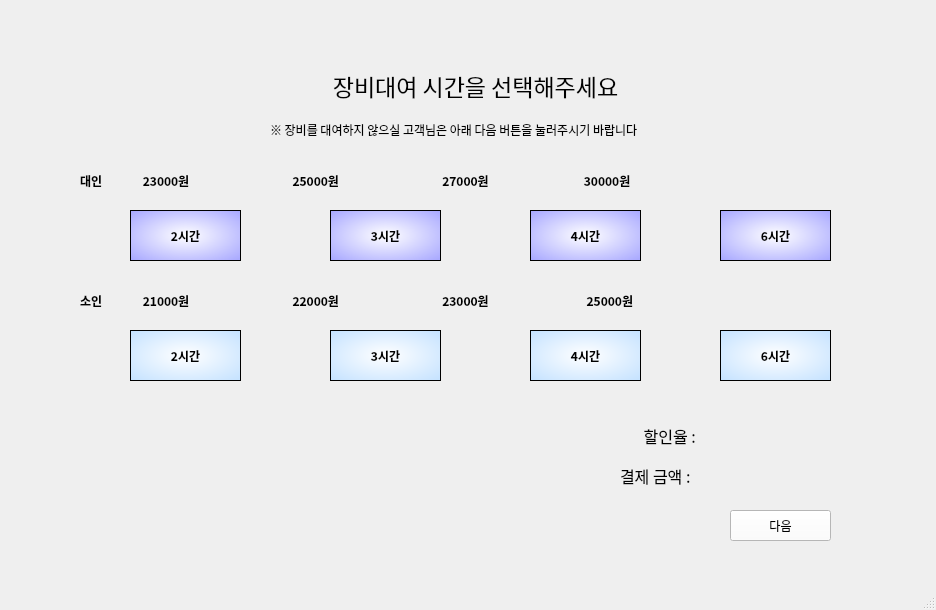
<?xml version="1.0" encoding="UTF-8"?>
<ui version="4.0">
 <class>MainWindow</class>
 <widget class="QMainWindow" name="MainWindow">
  <property name="geometry">
   <rect>
    <x>0</x>
    <y>0</y>
    <width>936</width>
    <height>610</height>
   </rect>
  </property>
  <property name="minimumSize">
   <size>
    <width>936</width>
    <height>610</height>
   </size>
  </property>
  <property name="maximumSize">
   <size>
    <width>936</width>
    <height>610</height>
   </size>
  </property>
  <property name="font">
   <font>
    <family>맑은 고딕</family>
    <stylestrategy>PreferDefault</stylestrategy>
   </font>
  </property>
  <property name="windowTitle">
   <string>현장 발권기</string>
  </property>
  <widget class="QWidget" name="centralwidget">
   <widget class="QLabel" name="label_2">
    <property name="geometry">
     <rect>
      <x>270</x>
      <y>120</y>
      <width>531</width>
      <height>20</height>
     </rect>
    </property>
    <property name="text">
     <string>※ 장비를 대여하지 않으실 고객님은 아래 다음 버튼을 눌러주시기 바랍니다</string>
    </property>
   </widget>
   <widget class="QPushButton" name="btn_rent2">
    <property name="geometry">
     <rect>
      <x>130</x>
      <y>210</y>
      <width>111</width>
      <height>51</height>
     </rect>
    </property>
    <property name="font">
     <font>
      <family>맑은 고딕</family>
      <weight>75</weight>
      <bold>true</bold>
     </font>
    </property>
    <property name="styleSheet">
     <string notr="true">QPushButton{
background-color: qradialgradient(spread:pad, cx:0.5, cy:0.5, radius:2, fx:0.500244, fy:0.5, stop:0 rgba(255, 255, 255, 255), stop:1 rgba(0, 0, 255, 255));
border : 1px solid;
}
QPushButton:hover {
background-color: qradialgradient(spread:pad, cx:0.5, cy:0.5, radius:2, fx:0.500244, fy:0.5, stop:0 rgba(255, 255, 255, 255), stop:1 rgba(255, 85, 0, 255));
}</string>
    </property>
    <property name="text">
     <string>2시간</string>
    </property>
   </widget>
   <widget class="QPushButton" name="btn_rent3">
    <property name="geometry">
     <rect>
      <x>330</x>
      <y>210</y>
      <width>111</width>
      <height>51</height>
     </rect>
    </property>
    <property name="font">
     <font>
      <family>맑은 고딕</family>
      <weight>75</weight>
      <bold>true</bold>
     </font>
    </property>
    <property name="styleSheet">
     <string notr="true">QPushButton{
background-color: qradialgradient(spread:pad, cx:0.5, cy:0.5, radius:2, fx:0.500244, fy:0.5, stop:0 rgba(255, 255, 255, 255), stop:1 rgba(0, 0, 255, 255));
border : 1px solid;
}</string>
    </property>
    <property name="text">
     <string>3시간</string>
    </property>
   </widget>
   <widget class="QPushButton" name="btn_rent4">
    <property name="geometry">
     <rect>
      <x>530</x>
      <y>210</y>
      <width>111</width>
      <height>51</height>
     </rect>
    </property>
    <property name="font">
     <font>
      <family>맑은 고딕</family>
      <weight>75</weight>
      <bold>true</bold>
     </font>
    </property>
    <property name="styleSheet">
     <string notr="true">QPushButton{
background-color: qradialgradient(spread:pad, cx:0.5, cy:0.5, radius:2, fx:0.500244, fy:0.5, stop:0 rgba(255, 255, 255, 255), stop:1 rgba(0, 0, 255, 255));
border : 1px solid;
}</string>
    </property>
    <property name="text">
     <string>4시간</string>
    </property>
   </widget>
   <widget class="QPushButton" name="btn_rent6">
    <property name="geometry">
     <rect>
      <x>720</x>
      <y>210</y>
      <width>111</width>
      <height>51</height>
     </rect>
    </property>
    <property name="font">
     <font>
      <family>맑은 고딕</family>
      <weight>75</weight>
      <bold>true</bold>
     </font>
    </property>
    <property name="styleSheet">
     <string notr="true">QPushButton{
background-color: qradialgradient(spread:pad, cx:0.5, cy:0.5, radius:2, fx:0.500244, fy:0.5, stop:0 rgba(255, 255, 255, 255), stop:1 rgba(0, 0, 255, 255));
border : 1px solid;
}</string>
    </property>
    <property name="text">
     <string>6시간</string>
    </property>
   </widget>
   <widget class="QPushButton" name="btn_rents2">
    <property name="geometry">
     <rect>
      <x>130</x>
      <y>330</y>
      <width>111</width>
      <height>51</height>
     </rect>
    </property>
    <property name="font">
     <font>
      <family>맑은 고딕</family>
      <weight>75</weight>
      <bold>true</bold>
     </font>
    </property>
    <property name="styleSheet">
     <string notr="true">QPushButton{
background-color: qradialgradient(spread:pad, cx:0.5, cy:0.5, radius:2, fx:0.500244, fy:0.5, stop:0 rgba(255, 255, 255, 255), stop:1 rgba(85, 170, 255, 255));
border : 1px solid;
}</string>
    </property>
    <property name="text">
     <string>2시간</string>
    </property>
   </widget>
   <widget class="QPushButton" name="btn_rents3">
    <property name="geometry">
     <rect>
      <x>330</x>
      <y>330</y>
      <width>111</width>
      <height>51</height>
     </rect>
    </property>
    <property name="font">
     <font>
      <family>맑은 고딕</family>
      <weight>75</weight>
      <bold>true</bold>
     </font>
    </property>
    <property name="styleSheet">
     <string notr="true">QPushButton{
background-color: qradialgradient(spread:pad, cx:0.5, cy:0.5, radius:2, fx:0.500244, fy:0.5, stop:0 rgba(255, 255, 255, 255), stop:1 rgba(85, 170, 255, 255));
border : 1px solid;
}</string>
    </property>
    <property name="text">
     <string>3시간</string>
    </property>
   </widget>
   <widget class="QPushButton" name="btn_rents4">
    <property name="geometry">
     <rect>
      <x>530</x>
      <y>330</y>
      <width>111</width>
      <height>51</height>
     </rect>
    </property>
    <property name="font">
     <font>
      <family>맑은 고딕</family>
      <weight>75</weight>
      <bold>true</bold>
     </font>
    </property>
    <property name="styleSheet">
     <string notr="true">QPushButton{
background-color: qradialgradient(spread:pad, cx:0.5, cy:0.5, radius:2, fx:0.500244, fy:0.5, stop:0 rgba(255, 255, 255, 255), stop:1 rgba(85, 170, 255, 255));
border : 1px solid;
}</string>
    </property>
    <property name="text">
     <string>4시간</string>
    </property>
   </widget>
   <widget class="QPushButton" name="btn_rents6">
    <property name="geometry">
     <rect>
      <x>720</x>
      <y>330</y>
      <width>111</width>
      <height>51</height>
     </rect>
    </property>
    <property name="font">
     <font>
      <family>맑은 고딕</family>
      <weight>75</weight>
      <bold>true</bold>
     </font>
    </property>
    <property name="styleSheet">
     <string notr="true">QPushButton{
background-color: qradialgradient(spread:pad, cx:0.5, cy:0.5, radius:2, fx:0.500244, fy:0.5, stop:0 rgba(255, 255, 255, 255), stop:1 rgba(85, 170, 255, 255));
border : 1px solid;
}</string>
    </property>
    <property name="text">
     <string>6시간</string>
    </property>
   </widget>
   <widget class="QPushButton" name="btn_next">
    <property name="geometry">
     <rect>
      <x>730</x>
      <y>510</y>
      <width>101</width>
      <height>31</height>
     </rect>
    </property>
    <property name="font">
     <font>
      <family>맑은 고딕</family>
     </font>
    </property>
    <property name="styleSheet">
     <string notr="true">background-color: rgb(255, 255, 255);</string>
    </property>
    <property name="text">
     <string>다음</string>
    </property>
   </widget>
   <widget class="QLabel" name="label_7">
    <property name="geometry">
     <rect>
      <x>620</x>
      <y>460</y>
      <width>111</width>
      <height>31</height>
     </rect>
    </property>
    <property name="font">
     <font>
      <pointsize>12</pointsize>
      <weight>50</weight>
      <bold>false</bold>
     </font>
    </property>
    <property name="text">
     <string>결제 금액 : </string>
    </property>
   </widget>
   <widget class="QLabel" name="label_8">
    <property name="geometry">
     <rect>
      <x>640</x>
      <y>420</y>
      <width>91</width>
      <height>31</height>
     </rect>
    </property>
    <property name="font">
     <font>
      <pointsize>12</pointsize>
      <weight>50</weight>
      <bold>false</bold>
     </font>
    </property>
    <property name="text">
     <string> 할인율 :</string>
    </property>
   </widget>
   <widget class="QLabel" name="label1">
    <property name="geometry">
     <rect>
      <x>680</x>
      <y>420</y>
      <width>91</width>
      <height>31</height>
     </rect>
    </property>
    <property name="font">
     <font>
      <pointsize>12</pointsize>
     </font>
    </property>
    <property name="text">
     <string/>
    </property>
   </widget>
   <widget class="QLabel" name="label2">
    <property name="geometry">
     <rect>
      <x>660</x>
      <y>460</y>
      <width>181</width>
      <height>31</height>
     </rect>
    </property>
    <property name="font">
     <font>
      <pointsize>12</pointsize>
     </font>
    </property>
    <property name="text">
     <string/>
    </property>
   </widget>
   <widget class="QLabel" name="label">
    <property name="geometry">
     <rect>
      <x>250</x>
      <y>60</y>
      <width>451</width>
      <height>51</height>
     </rect>
    </property>
    <property name="font">
     <font>
      <pointsize>17</pointsize>
     </font>
    </property>
    <property name="text">
     <string>장비대여 시간을 선택해주세요</string>
    </property>
    <property name="scaledContents">
     <bool>false</bool>
    </property>
    <property name="alignment">
     <set>Qt::AlignCenter</set>
    </property>
   </widget>
   <widget class="QLabel" name="label_5">
    <property name="geometry">
     <rect>
      <x>80</x>
      <y>170</y>
      <width>761</width>
      <height>21</height>
     </rect>
    </property>
    <property name="font">
     <font>
      <family>맑은 고딕</family>
      <weight>75</weight>
      <bold>true</bold>
     </font>
    </property>
    <property name="styleSheet">
     <string notr="true">background-color: qlineargradient(spread:pad, x1:1, y1:0, x2:1, y2:0, stop:0 rgba(0, 0, 0, 0), stop:1 rgba(255, 255, 255, 255));</string>
    </property>
    <property name="text">
     <string>대인               23000원                                      25000원                                      27000원                                   30000원</string>
    </property>
   </widget>
   <widget class="QLabel" name="label_3">
    <property name="geometry">
     <rect>
      <x>80</x>
      <y>290</y>
      <width>761</width>
      <height>21</height>
     </rect>
    </property>
    <property name="font">
     <font>
      <family>맑은 고딕</family>
      <weight>75</weight>
      <bold>true</bold>
     </font>
    </property>
    <property name="styleSheet">
     <string notr="true">background-color: qlineargradient(spread:pad, x1:1, y1:0, x2:1, y2:0, stop:0 rgba(0, 0, 0, 0), stop:1 rgba(255, 255, 255, 255));</string>
    </property>
    <property name="text">
     <string>소인               21000원                                      22000원                                      23000원                                    25000원</string>
    </property>
   </widget>
  </widget>
  <widget class="QMenuBar" name="menubar">
   <property name="geometry">
    <rect>
     <x>0</x>
     <y>0</y>
     <width>936</width>
     <height>21</height>
    </rect>
   </property>
  </widget>
  <widget class="QStatusBar" name="statusbar"/>
 </widget>
 <resources/>
 <connections/>
</ui>
